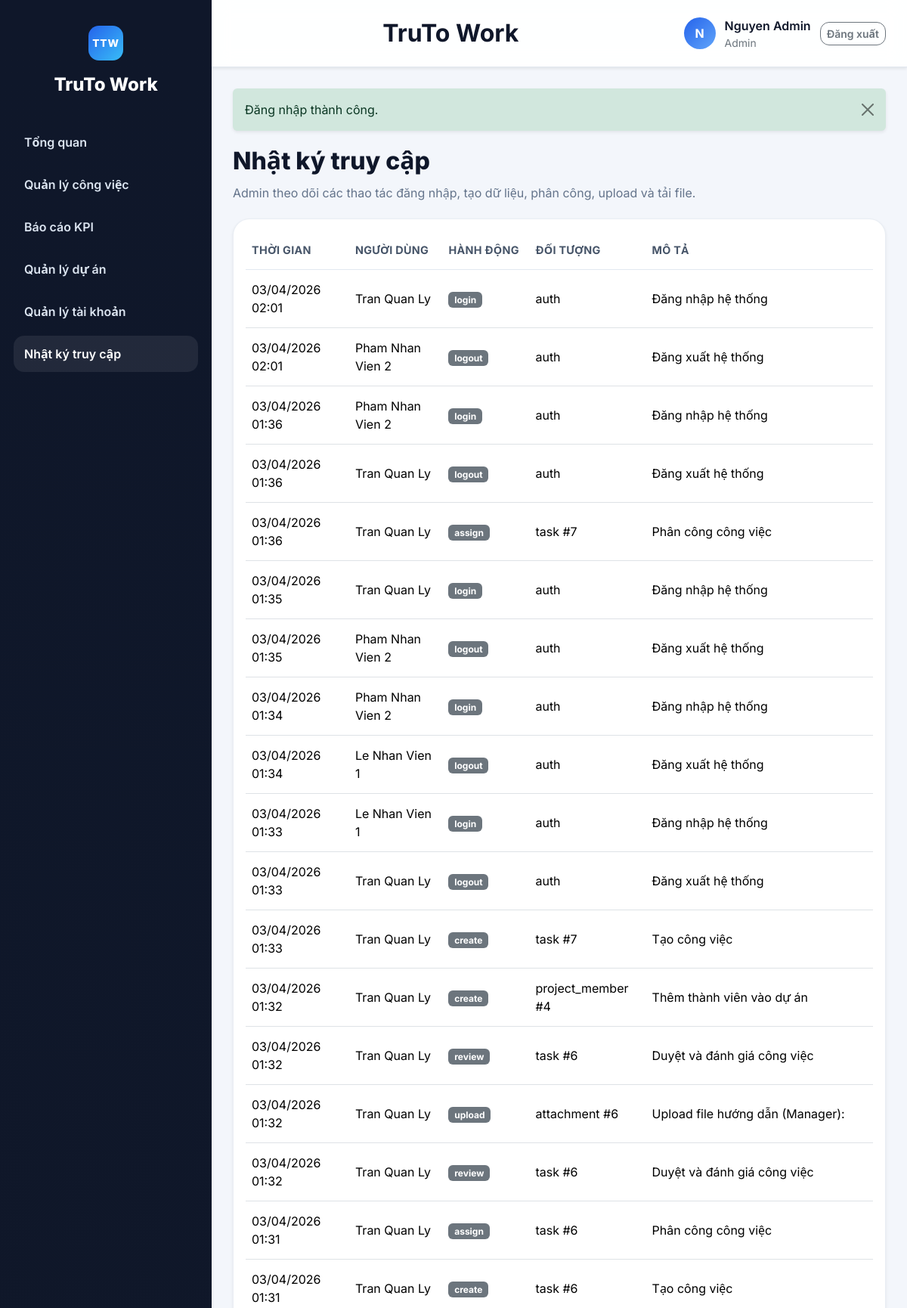
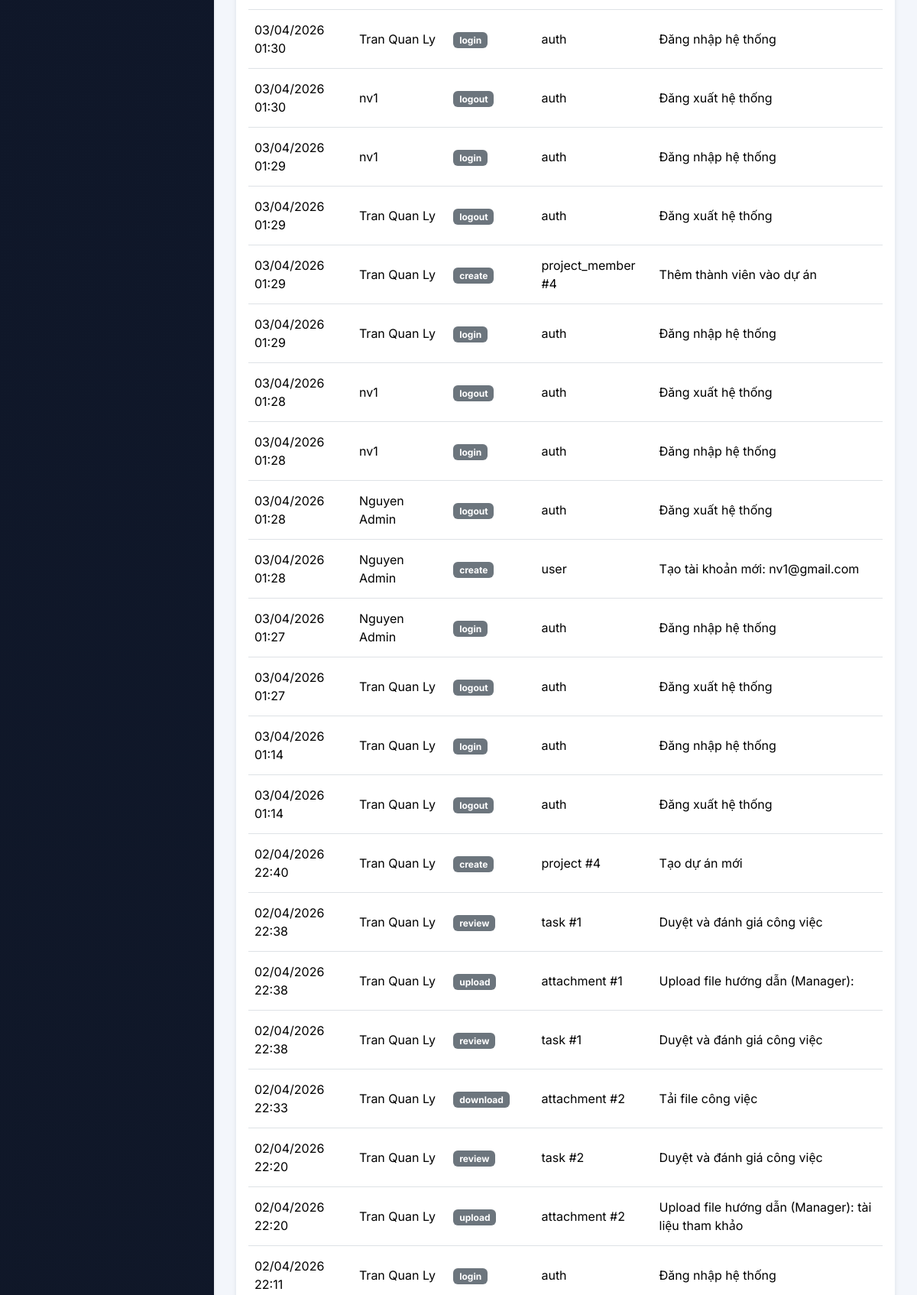
The app's page /index.php?route=nhat_ky/index (signed in, upper part) with its own data (2 pictures, top to bottom).
### tables this page shows
CREATE TABLE `tai_khoan` (
  `id` int(11) NOT NULL,
  `name` varchar(150) NOT NULL,
  `email` varchar(150) NOT NULL,
  `password` varchar(255) NOT NULL,
  `role` enum('admin','manager','employee') NOT NULL DEFAULT 'employee',
  `department` varchar(100) DEFAULT NULL,
  `status` enum('active','inactive') NOT NULL DEFAULT 'active',
  `created_at` datetime NOT NULL
);

CREATE TABLE `nhat_ky_truy_cap` (
  `id` int(11) NOT NULL,
  `user_id` int(11) DEFAULT NULL,
  `action` varchar(50) NOT NULL,
  `target_type` varchar(50) NOT NULL,
  `target_id` int(11) DEFAULT NULL,
  `description` varchar(255) DEFAULT NULL,
  `created_at` datetime NOT NULL
);

### app/core/BaseController.php (called while the page is built, shortened)
<?php
abstract class BaseController
{
    protected function render(string $view, array $data = [], string $title = APP_NAME): void
    {
        extract($data);
        $viewFile = VIEW_PATH . '/' . $view . '.php';
        require $viewFile;
        $content = ob_get_clean();
        require VIEW_PATH . '/layouts/main.php';
    }
}

### app/controllers/LogController.php (called while the page is built, shortened)
<?php
class LogController extends BaseController
{
    public function index(): void
    {
        $logs = (new Log())->recent(100);
        $this->render('nhat_ky/index', ['logs' => $logs], 'Nhật ký truy cập');
    }
}

### app/bootstrap.php (called while the page is built, shortened)
<?php
spl_autoload_register(function (string $class): void {
    $prefix = 'App\\';
    $relative = substr($class, strlen($prefix));
    $relativePath = str_replace('\\', '/', $relative);
    $file = APP_PATH . '/' . strtolower(dirname($relativePath)) . '/' . basename($relativePath) . '.php';
});
require APP_PATH . '/core/helpers.php';

### app/core/Database.php (called while the page is built, shortened)
<?php
final class Database
{
    private static ?PDO $instance = null;
    public static function connection(): PDO
    {
        if (self::$instance === null) {
            $dsn = 'mysql:host=' . DB_HOST . ';port=' . DB_PORT . ';dbname=' . DB_NAME . ';charset=utf8';
            try {
                self::$instance = new PDO($dsn, DB_USER, DB_PASS, [
                    PDO::ATTR_ERRMODE => PDO::ERRMODE_EXCEPTION,
                    PDO::ATTR_DEFAULT_FETCH_MODE => PDO::FETCH_ASSOC,
                    PDO::MYSQL_ATTR_INIT_COMMAND => 'SET NAMES utf8 COLLATE utf8_general_ci',
                ]);
            } catch (PDOException $exception) {
                http_response_code(500);
                exit('Không thể kết nối MySQL. Kiểm tra lại file app/config/config.php và import CSDL.');
            }
        }
        return self::$instance;
    }
}

### app/models/BaseModel.php (called while the page is built, shortened)
<?php
abstract class BaseModel
{
    public function __construct()
    {
        $this->db = Database::connection();
    }
}

### app/models/Log.php (called while the page is built, shortened)
<?php
class Log extends BaseModel
{
    public function recent(int $limit = 20): array
    {
        $stmt = $this->db->prepare(
            'SELECT l.*, u.name AS user_name
             FROM nhat_ky_truy_cap l
             LEFT JOIN tai_khoan u ON u.id = l.user_id
             ORDER BY l.created_at DESC
             LIMIT :limit'
        );
        $stmt->bindValue(':limit', $limit, \PDO::PARAM_INT);
        $stmt->execute();
        return $stmt->fetchAll();
    }
}

### app/core/helpers.php (called while the page is built, shortened)
<?php
function e(?string $value): string
{
    return htmlspecialchars((string) $value, ENT_QUOTES, 'UTF-8');
}
function route_url(string $route, array $params = []): string
{
    $query = array_merge(['route' => $route], $params);
    return 'index.php?' . http_build_query($query);
}
function consume_flash(): ?array
{
    $flash = $_SESSION['flash'];
    return $flash;
}
function current_user(): ?array
{
    return Auth::user();
}
function role_label(string $role): string
{
    return match ($role) {
        'admin' => 'Admin',
        'manager' => 'Trưởng nhóm',
        'employee' => 'Nhân viên',
        default => ucfirst($role),
    };
}
function format_datetime(?string $value): string
{
    $time = strtotime($value);
    return date('d/m/Y H:i', $time);
}
function active_menu(string $routePrefix): string
{
    $route = (string) ($_GET['route'] ?? 'dashboard/index');
    return str_starts_with($route, $routePrefix) ? 'is-active' : '';
}

### app/models/User.php (called while the page is built, shortened)
<?php
class User extends BaseModel
{
    public function find(int $id): ?array
    {
        $stmt = $this->db->prepare('SELECT * FROM tai_khoan WHERE id = :id LIMIT 1');
        $stmt->execute(['id' => $id]);
        return $stmt->fetch() ?: null;
    }
}

### app/core/Auth.php (called while the page is built, shortened)
<?php
final class Auth
{
    public static function user(): ?array
    {
        return (new User())->find((int) $_SESSION['user_id']);
    }
}

### app/views/nhat_ky/index.php (the view, shortened to what this page needs)
<div class="section-header">
    <div>
        <div class="section-title">Nhật ký truy cập</div>
        <p class="section-desc">Admin theo dõi các thao tác đăng nhập, tạo dữ liệu, phân công, upload và tải file.</p>
    </div>
</div>
<div class="card border-0 shadow-sm">
    <div class="card-body table-responsive">
        <table class="table align-middle">
            <thead>
                <tr>
                    <th>Thời gian</th>
                    <th>Người dùng</th>
                    <th>Hành động</th>
                    <th>Đối tượng</th>
                    <th>Mô tả</th>
                </tr>
            </thead>
            <tbody>
            <?php foreach ($logs as $log): ?>
                <tr>
                    <td><?= e(format_datetime($log['created_at'])) ?></td>
                    <td><?= e($log['user_name'] ?? 'Hệ thống') ?></td>
                    <td><span class="badge text-bg-secondary"><?= e($log['action']) ?></span></td>
                    <td><?= e($log['target_type']) ?><?= $log['target_id'] ? ' #' . e((string) $log['target_id']) : '' ?></td>
                    <td><?= e($log['description']) ?></td>
                </tr>
            <?php endforeach; ?>
            </tbody>
        </table>
    </div>
</div>

### app/views/layouts/main.php (shortened to what this page needs)
<?php
$flash = consume_flash();
$authUser = current_user();
$currentRoute = (string) ($_GET['route'] ?? ($authUser ? 'dashboard/index' : 'home/index'));
$isPublicPage = !$authUser && str_starts_with($currentRoute, 'home/');
$isLoginPage = !$authUser && str_starts_with($currentRoute, 'auth/');
?>
<!doctype html>
<html lang="vi">
<head>
    <link href="https://cdn.jsdelivr.net/npm/bootstrap@5.3.3/dist/css/bootstrap.min.css" rel="stylesheet">
    <link href="assets/css/app.css?v=20260404a" rel="stylesheet">
</head>
<body>
<?php if ($isPublicPage): ?>
    <div class="public-site-shell">
        <header class="public-header">
            <div class="public-container public-header-inner">
                <a class="brand-public" href="<?= e(route_url('home/index')) ?>">
                    <span class="brand-public-mark">TTW</span>
                    <span>
                        <strong>TruTo Work</strong>
                        <small>Quản lý công việc theo dự án</small>
                    </span>
                </a>
                <nav class="public-nav">
                    <a class="<?= $currentRoute === 'home/index' ? 'is-active' : '' ?>" href="<?= e(route_url('home/index')) ?>">Trang chủ</a>
                    <a class="<?= $currentRoute === 'home/about' ? 'is-active' : '' ?>" href="<?= e(route_url('home/about')) ?>">Giới thiệu</a>
                    <a href="<?= e(route_url('auth/login')) ?>">Đăng nhập</a>
                </nav>
            </div>
        </header>
        <main class="public-main">
            <div class="public-container">
                <?php if ($flash): ?>
                    <div class="alert alert-<?= e($flash['type']) ?> alert-dismissible fade show shadow-sm border-0 mt-3">
                        <?= e($flash['message']) ?>
                        <button type="button" class="btn-close" data-bs-dismiss="alert"></button>
                    </div>
                <?php endif; ?>
                <?= $content ?>
            </div>
        </main>
        <footer class="public-footer">
            <div class="public-container public-footer-inner">
                <span>TruTo Work</span>
            </div>
        </footer>
    </div>
<?php else: ?>
    <div class="app-shell">
        <aside class="sidebar shadow-sm">
            <div class="sidebar-brand">
                <div class="brand-icon">TTW</div>
                <div class="brand-title">TruTo Work</div>
            </div>
            <nav class="sidebar-menu">
                <a class="menu-link <?= e(active_menu('dashboard/')) ?>" href="<?= e(route_url('dashboard/index')) ?>">
                    <span>Tổng quan</span>
                </a>
                <a class="menu-link <?= e(active_menu('cong_viec/')) ?>" href="<?= e(route_url('cong_viec/index')) ?>">
                    <span>Quản lý công việc</span>
                </a>
                <a class="menu-link <?= e(active_menu('kpi/')) ?>" href="<?= e(route_url('kpi/index')) ?>">
                    <span>Báo cáo KPI</span>
                </a>
                <?php if (in_array($authUser['role'], ['admin', 'manager'], true)): ?>
                    <a class="menu-link <?= e(active_menu('du_an/')) ?>" href="<?= e(route_url('du_an/index')) ?>">
                        <span>Quản lý dự án</span>
                    </a>
                <?php endif; ?>
                <?php if ($authUser['role'] === 'admin'): ?>
                    <a class="menu-link <?= e(active_menu('tai_khoan/')) ?>" href="<?= e(route_url('tai_khoan/index')) ?>">
                        <span>Quản lý tài khoản</span>
                    </a>
                    <a class="menu-link <?= e(active_menu('nhat_ky/')) ?>" href="<?= e(route_url('nhat_ky/index')) ?>">
                        <span>Nhật ký truy cập</span>
                    </a>
                <?php endif; ?>
            </nav>
        </aside>
        <div class="main-shell">
            <header class="topbar shadow-sm">
                <div class="page-info">
                    <div class="page-label">TruTo Work</div>
                </div>
                <div class="topbar-user">
                    <div class="avatar-badge"><?= e(strtoupper(substr($authUser['name'], 0, 1))) ?></div>
                    <div>
                        <div class="fw-semibold"><?= e($authUser['name']) ?></div>
                        <div class="small text-secondary"><?= e(role_label($authUser['role'])) ?></div>
                    </div>
                    <a class="btn btn-outline-secondary btn-sm" href="<?= e(route_url('auth/logout')) ?>">Đăng xuất</a>
                </div>
            </header>
            <main class="content-shell">
                <?php if ($flash): ?>
                    <div class="alert alert-<?= e($flash['type']) ?> alert-dismissible fade show shadow-sm border-0">
                        <?= e($flash['message']) ?>
                        <button type="button" class="btn-close" data-bs-dismiss="alert"></button>
                    </div>
                <?php endif; ?>
                <?= $content ?>
            </main>
        </div>
    </div>
<?php endif; ?>
</body>
</html>

### assets/css/app.css (style rules this page uses)
:root { --bg-page: #f3f6fb; --bg-card: #ffffff; --bg-sidebar: #0f172a; --text-main: #0f172a; --text-soft: #64748b; --line: #e2e8f0; --primary-soft: #dbeafe; --success-soft: #dcfce7; --warning-soft: #fef3c7; --danger-soft: #fee2e2; --shadow-card: 0 14px 38px rgba(15, 23, 42, 0.08); --shadow-soft: 0 8px 20px rgba(15, 23, 42, 0.06); }
* { box-sizing: border-box; }
body { margin: 0; font-family: 'Inter', system-ui, -apple-system, BlinkMacSystemFont, 'Segoe UI', sans-serif; background: var(--bg-page); color: var(--text-main); }
.app-shell { min-height: 100vh; display: grid; grid-template-columns: 280px 1fr; }
.sidebar { background: linear-gradient(180deg, #0f172a 0%, #111827 100%); color: #fff; padding: 24px 18px; display: flex; flex-direction: column; gap: 24px; }
.sidebar-brand { display: flex; flex-direction: column; align-items: center; gap: 14px; text-align: center; padding: 10px 8px; }
.brand-icon { width: 46px; height: 46px; border-radius: 14px; background: linear-gradient(135deg, #2563eb, #38bdf8); display: grid; place-items: center; font-weight: 800; letter-spacing: 0.06em; }
.brand-title { font-size: 1.5rem; font-weight: 800; }
.sidebar-menu { display: flex; flex-direction: column; gap: 8px; }
.menu-link { display: flex; align-items: center; gap: 12px; text-decoration: none; color: #dbe4f0; padding: 12px 14px; border-radius: 14px; transition: all .2s ease; font-weight: 600; }
.menu-link:hover, .menu-link.is-active { background: rgba(255, 255, 255, 0.08); color: #fff; }
.main-shell { display: flex; flex-direction: column; min-width: 0; }
.topbar { background: rgba(255, 255, 255, 0.92); backdrop-filter: blur(12px); padding: 20px 28px; display: flex; justify-content: space-between; align-items: center; gap: 20px; border-bottom: 1px solid var(--line); }
.page-info { flex: 1; text-align: center; }
.page-label { font-size: 2rem; font-weight: 700; }
.topbar-user { display: flex; align-items: center; gap: 12px; }
.avatar-badge { width: 42px; height: 42px; border-radius: 50%; background: linear-gradient(135deg, #2563eb, #60a5fa); color: #fff; display: grid; place-items: center; font-weight: 700; }
.content-shell { padding: 28px; }
.card, .panel-card { background: var(--bg-card); border-radius: 22px; box-shadow: var(--shadow-card); border: 1px solid rgba(226, 232, 240, 0.75) !important; }
.section-header { display: flex; justify-content: space-between; align-items: flex-start; gap: 16px; margin-bottom: 22px; }
.section-title { font-size: 2rem; font-weight: 800; margin-bottom: 6px; }
.section-desc { color: var(--text-soft); margin: 0; }
.table { --bs-table-bg: transparent; }
.table thead th { font-size: 0.9rem; color: #475569; text-transform: uppercase; letter-spacing: 0.02em; border-bottom-color: var(--line); }
.table td, .table th { vertical-align: middle; padding-top: 14px; padding-bottom: 14px; }
.btn { border-radius: 14px; min-height: 44px; font-weight: 600; }
.btn-sm { min-height: auto; border-radius: 12px; }
body { min-height: 100vh; }
.brand-icon, .brand-public-mark { font-size: 0.86rem; }

### records on screen
tai_khoan: name "N", name "Nguyen Admin", role "Admin"
nhat_ky_truy_cap: created_at "03/04/2026 02:01", user.name "Tran Quan Ly", action "login", target_type "auth", description "Đăng nhập hệ thống"
nhat_ky_truy_cap: created_at "03/04/2026 02:01", user.name "Pham Nhan Vien 2", action "logout", target_type "auth", description "Đăng xuất hệ thống"
nhat_ky_truy_cap: created_at "03/04/2026 01:36", user.name "Pham Nhan Vien 2", action "login", target_type "auth", description "Đăng nhập hệ thống"
nhat_ky_truy_cap: created_at "03/04/2026 01:36", user.name "Tran Quan Ly", action "logout", target_type "auth", description "Đăng xuất hệ thống"
nhat_ky_truy_cap: created_at "03/04/2026 01:36", user.name "Tran Quan Ly", action "assign", target_type "task", target "7", description "Phân công công việc"
nhat_ky_truy_cap: created_at "03/04/2026 01:35", user.name "Tran Quan Ly", action "login", target_type "auth", description "Đăng nhập hệ thống"
nhat_ky_truy_cap: created_at "03/04/2026 01:35", user.name "Pham Nhan Vien 2", action "logout", target_type "auth", description "Đăng xuất hệ thống"
nhat_ky_truy_cap: created_at "03/04/2026 01:34", user.name "Pham Nhan Vien 2", action "login", target_type "auth", description "Đăng nhập hệ thống"
nhat_ky_truy_cap: created_at "03/04/2026 01:34", user.name "Le Nhan Vien 1", action "logout", target_type "auth", description "Đăng xuất hệ thống"
nhat_ky_truy_cap: created_at "03/04/2026 01:33", user.name "Le Nhan Vien 1", action "login", target_type "auth", description "Đăng nhập hệ thống"
nhat_ky_truy_cap: created_at "03/04/2026 01:33", user.name "Tran Quan Ly", action "logout", target_type "auth", description "Đăng xuất hệ thống"
nhat_ky_truy_cap: created_at "03/04/2026 01:33", user.name "Tran Quan Ly", action "create", target_type "task", target "7", description "Tạo công việc"
nhat_ky_truy_cap: created_at "03/04/2026 01:32", user.name "Tran Quan Ly", action "create", target_type "project_member", target "4", description "Thêm thành viên vào dự án"
nhat_ky_truy_cap: created_at "03/04/2026 01:32", user.name "Tran Quan Ly", action "review", target_type "task", target "6", description "Duyệt và đánh giá công việc"
nhat_ky_truy_cap: created_at "03/04/2026 01:32", user.name "Tran Quan Ly", action "upload", target_type "attachment", target "6", description "Upload file hướng dẫn (Manager):"
nhat_ky_truy_cap: created_at "03/04/2026 01:32", user.name "Tran Quan Ly", action "review", target_type "task", target "6", description "Duyệt và đánh giá công việc"
nhat_ky_truy_cap: created_at "03/04/2026 01:31", user.name "Tran Quan Ly", action "assign", target_type "task", target "6", description "Phân công công việc"
nhat_ky_truy_cap: created_at "03/04/2026 01:31", user.name "Tran Quan Ly", action "create", target_type "task", target "6", description "Tạo công việc"
nhat_ky_truy_cap: created_at "03/04/2026 01:30", user.name "Tran Quan Ly", action "login", target_type "auth", description "Đăng nhập hệ thống"
nhat_ky_truy_cap: created_at "03/04/2026 01:30", user.name "nv1", action "logout", target_type "auth", description "Đăng xuất hệ thống"
nhat_ky_truy_cap: created_at "03/04/2026 01:29", user.name "nv1", action "login", target_type "auth", description "Đăng nhập hệ thống"
nhat_ky_truy_cap: created_at "03/04/2026 01:29", user.name "Tran Quan Ly", action "logout", target_type "auth", description "Đăng xuất hệ thống"
nhat_ky_truy_cap: created_at "03/04/2026 01:29", user.name "Tran Quan Ly", action "create", target_type "project_member", target "4", description "Thêm thành viên vào dự án"
nhat_ky_truy_cap: created_at "03/04/2026 01:29", user.name "Tran Quan Ly", action "login", target_type "auth", description "Đăng nhập hệ thống"
nhat_ky_truy_cap: created_at "03/04/2026 01:28", user.name "nv1", action "logout", target_type "auth", description "Đăng xuất hệ thống"
nhat_ky_truy_cap: created_at "03/04/2026 01:28", user.name "nv1", action "login", target_type "auth", description "Đăng nhập hệ thống"
nhat_ky_truy_cap: created_at "03/04/2026 01:28", user.name "Nguyen Admin", action "logout", target_type "auth", description "Đăng xuất hệ thống"
nhat_ky_truy_cap: created_at "03/04/2026 01:28", user.name "Nguyen Admin", action "create", target_type "user", description "Tạo tài khoản mới: nv1@gmail.com"
nhat_ky_truy_cap: created_at "03/04/2026 01:27", user.name "Nguyen Admin", action "login", target_type "auth", description "Đăng nhập hệ thống"
nhat_ky_truy_cap: created_at "03/04/2026 01:27", user.name "Tran Quan Ly", action "logout", target_type "auth", description "Đăng xuất hệ thống"
nhat_ky_truy_cap: created_at "03/04/2026 01:14", user.name "Tran Quan Ly", action "login", target_type "auth", description "Đăng nhập hệ thống"
nhat_ky_truy_cap: created_at "03/04/2026 01:14", user.name "Tran Quan Ly", action "logout", target_type "auth", description "Đăng xuất hệ thống"
nhat_ky_truy_cap: created_at "02/04/2026 22:40", user.name "Tran Quan Ly", action "create", target_type "project", target "4", description "Tạo dự án mới"
nhat_ky_truy_cap: created_at "02/04/2026 22:38", user.name "Tran Quan Ly", action "review", target_type "task", target "1", description "Duyệt và đánh giá công việc"
nhat_ky_truy_cap: created_at "02/04/2026 22:38", user.name "Tran Quan Ly", action "upload", target_type "attachment", target "1", description "Upload file hướng dẫn (Manager):"
nhat_ky_truy_cap: created_at "02/04/2026 22:38", user.name "Tran Quan Ly", action "review", target_type "task", target "1", description "Duyệt và đánh giá công việc"
nhat_ky_truy_cap: created_at "02/04/2026 22:33", user.name "Tran Quan Ly", action "download", target_type "attachment", target "2", description "Tải file công việc"
nhat_ky_truy_cap: created_at "02/04/2026 22:20", user.name "Tran Quan Ly", action "review", target_type "task", target "2", description "Duyệt và đánh giá công việc"
nhat_ky_truy_cap: created_at "02/04/2026 22:20", user.name "Tran Quan Ly", action "upload", target_type "attachment", target "2", description "Upload file hướng dẫn (Manager): tài liệu tham khảo"
nhat_ky_truy_cap: created_at "02/04/2026 22:11", user.name "Tran Quan Ly", action "login", target_type "auth", description "Đăng nhập hệ thống"

### other values on screen
$flash['message'] "Đăng nhập thành công."
